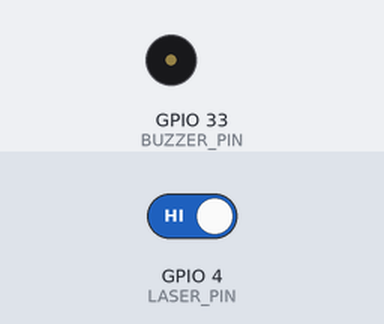
This sketch was run on a simulated ESP32. Shown: buzzer (waves = sounding, pin HIGH). The inputs (shaded band) are chosen by the test bench; at power-on: GPIO 4 (LASER_PIN) HIGH.

Above: at 1.2 s.
1.3 s: GPIO 4 (LASER_PIN) driven LOW
At 2.1 s:
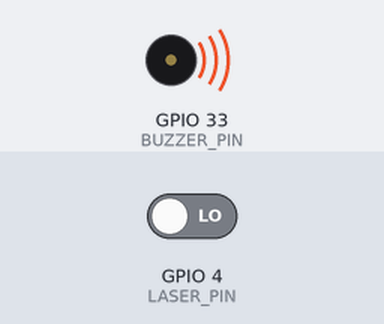
4.3 s: GPIO 4 (LASER_PIN) driven HIGH
At 5.7 s:
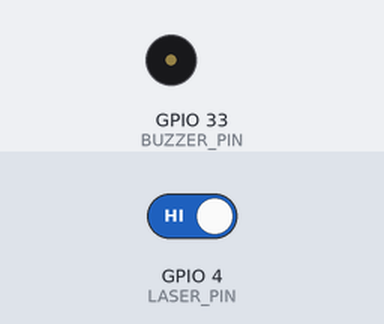
Timing chart, 0 to 7.3 s (numbered marks = the images above; inputs shaded):
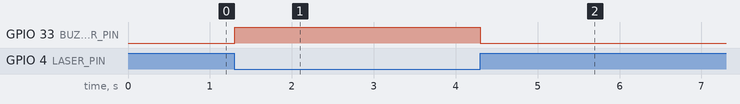

The sketch:

AAAAAAAAAAAAAAAAAA.ino
```cpp
#define LASER_PIN 4 // Pin yang terhubung ke output modul KY-008
#define BUZZER_PIN 33 // Pin yang terhubung ke buzzer

void setup() {
  pinMode(LASER_PIN, INPUT); // Set pin laser sebagai input
  pinMode(BUZZER_PIN, OUTPUT); // Set pin buzzer sebagai output
  digitalWrite(LASER_PIN, HIGH);
}

void loop() {
  // Baca status input dari pin laser
  int laserState = digitalRead(LASER_PIN);

  // Jika laser terputus (benda melewati)
  if (laserState == LOW) {
    // Nyalakan buzzer
    digitalWrite(BUZZER_PIN, HIGH);
    delay(1000); // Tahan buzzer selama 1 detik
    digitalWrite(BUZZER_PIN, LOW);
  }
}
```

Measured:
- after the input at 1.3 s, GPIO 33 (BUZZER_PIN): LOW → HIGH at once
- after the input at 4.3 s, GPIO 33 (BUZZER_PIN): HIGH → LOW at once
